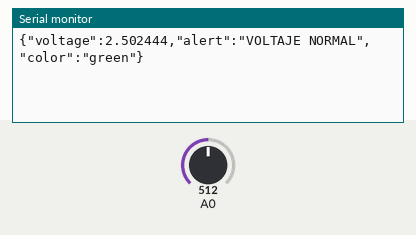
This sketch was run on a simulated Arduino Uno, built with avr-gcc and run on an emulated ATmega328P. On the bench: the last lines printed to the serial monitor. The inputs (shaded band) are chosen by the test bench; at power-on: A0 = 512.

Above: at 1.8 s.
1.9 s: A0 set to 306
At 2.4 s:
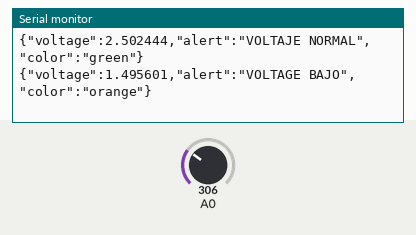
3.5 s: A0 set to 900
At 5.3 s:
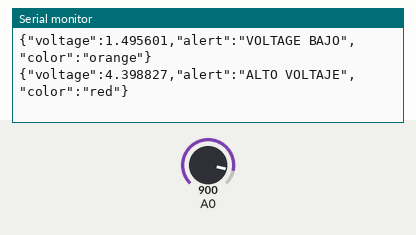

The sketch:

potenciometro.ino
```cpp
#include <ArduinoJson.h>

// the setup routine runs once when you press reset:
void setup() {

  // initialize serial communication at 9600 bits per second:
  Serial.begin(9600);
}

float last=0;

// the loop routine runs over and over again forever:
void loop() {
  // read the input on analog pin 0:
  int sensorValue = analogRead(A0);
  float voltage= sensorValue * (5.0 / 1023.0);  // 1.2 2.5
  // print out the value you read:
  if(last!=voltage){

  StaticJsonDocument<200> data;
  data["voltage"] = voltage;

  if(voltage>4){
    data["alert"]="ALTO VOLTAJE";
    data["color"]="red";
  }else if(voltage <= 4 and voltage>=1.5){
    data["alert"]="VOLTAJE NORMAL";
    data["color"]="green";
  }else{
    data["alert"]="VOLTAGE BAJO";
    data["color"]="orange";
  }


  serializeJson(data, Serial);
  // The above line prints:
  // {"sensor":"gps","time":1351824120,"data":[48.756080,2.302038]}

  // Start a new line
  Serial.println();

  // Generate the prettified JSON and send it to the Serial port.
  //
  //serializeJsonPretty(data, Serial);


    //Serial.println(voltage);
    last=voltage;
  }
  delay(1000);  // delay in between reads for stability
}
```

Measured:
- after the input at 1.9 s, the serial monitor: prints a new line after 0.11 s (image 1)
- after the input at 3.5 s, the serial monitor: prints a new line after 0.51 s (image 2)
